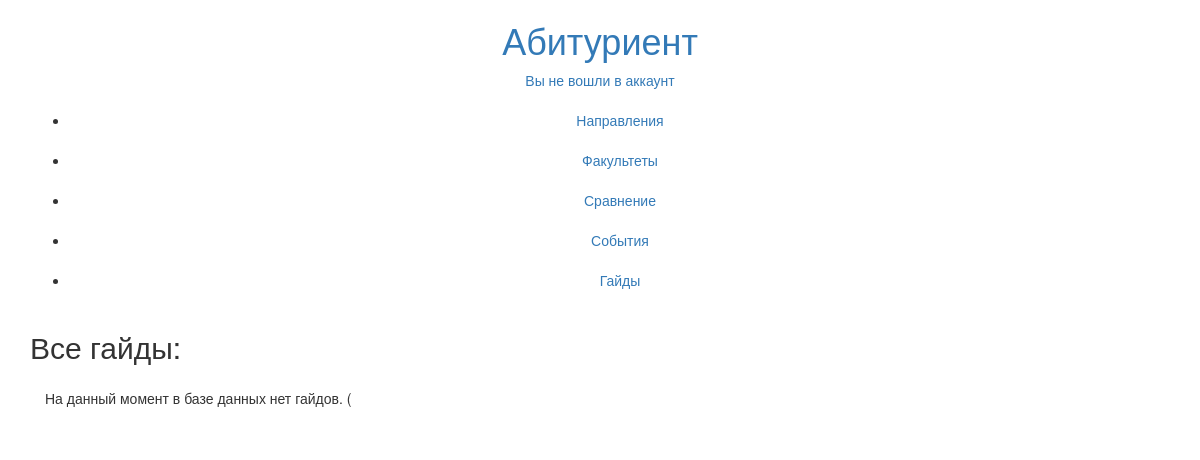
The page /guides/ on the database as committed earlier.
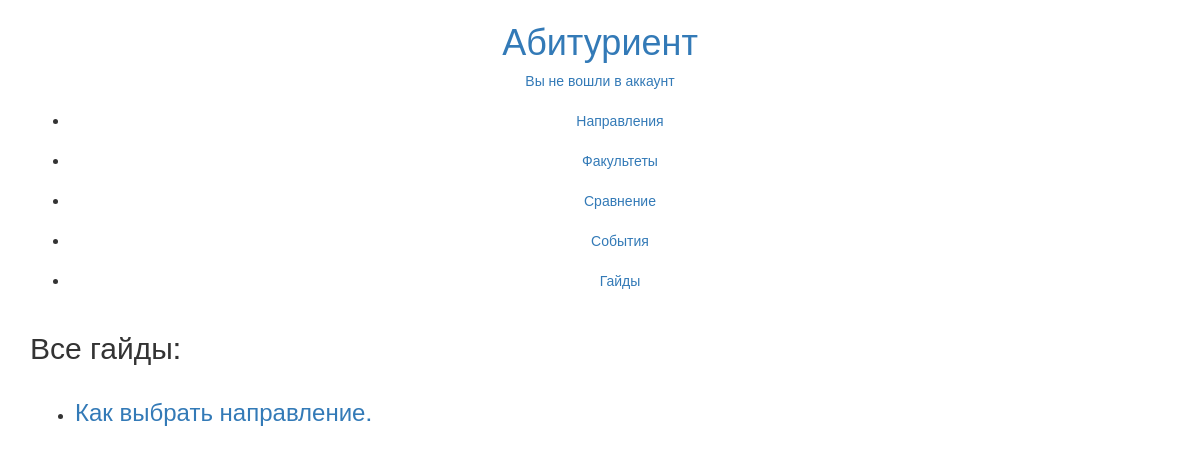
The same page on the database as committed later.
### guides/models.py (models this page shows, shortened)
class Guide (models.Model):
    title = models.CharField (max_length = 200, verbose_name = "Название", help_text = "Введите короткое название гайда")
    template = models.FileField (
        verbose_name = "Прикрепить шаблон",
        upload_to = "guides/templates",
        validators=[FileExtensionValidator(allowed_extensions=["html"])])
    def getAbsoluteUrl(self):
        return reverse("guide-details", args=[str(self.id)])

### guides/views.py (the view)
class guidesList (generic.ListView):
    model = Guide
    context_object_name = "guides"
    template_name = "guides-list.html"

### guides/templates/guides-list.html (shortened to what this page needs)
{% extends "base-generic.html" %}
{% block content %}
<h2 class = "page-title">Все гайды:</h2>
<section class = "main-content">
  {% if guides %}
  <ul>
    {% for guide in guides %}
    <li>
      <h3 class = "block-title"><a href = {{guide.getAbsoluteUrl}}>{{guide.title}}</a></h4>
    </li>
    {% endfor %}
  {% else %}
    <p>На данный момент в базе данных нет гайдов. (</p>
  {%endif%}
</section>
{% endblock %}

Rows that differ between the two databases and show on the page:
added Guide: title "Как выбрать направление."
Other text that changed with them:
text no longer shown: "На данный момент в базе данных нет гайдов. ("
